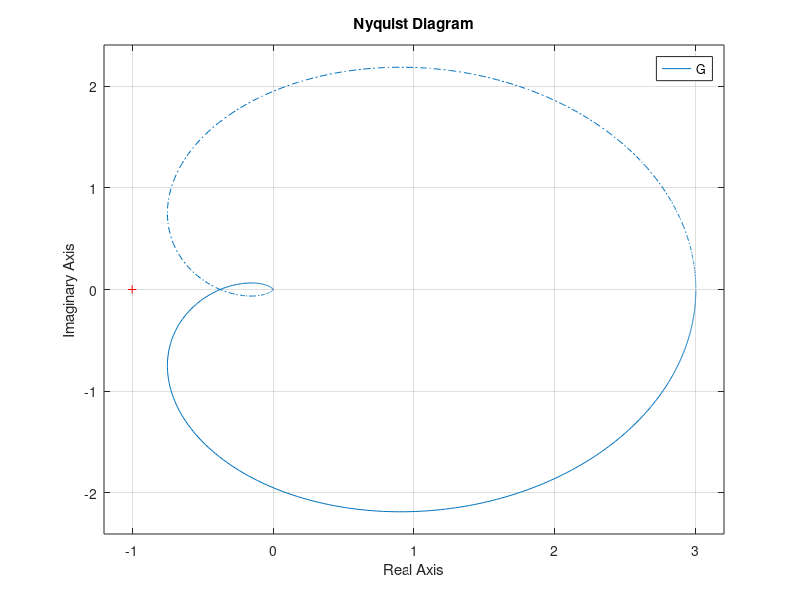

Write the MATLAB code that produced this figure. (Note: this script raises an error after producing the figure.)
 clc
clear all
z=[];
p=[-1 -1 -1];
k=3;
G=zpk(z,p,k) %transfer function
[Gm,Pm,Wcg,Wcp] = margin(G);
[mag,phase] = bode(G,Wcg);
A=(mag*4)/pi; %amplitude of the limit cycle
figure(1)
nyquist(G)
figure(2)
syms x
fplot(y);
xlabel('Input')
ylabel('Output')
figure(3)
t = 0:0.01:10;
u = A*sin(Wcg*t); %input signal
y = (4/pi)*sin(Wcg*t); %output signal
hold on
plot(t,u);
plot(t,y);
xlabel('t')
ylabel('u,y')
clc
clear all
z=[];
p=[-1 -2 -3];
k=120;
G=zpk(z,p,k)
[Gm,Pm,Wcg,Wcp] = margin(G);
[mag,phase] = bode(G,Wcg);
Wcg %frequecy of the limit cycle
if mag<=1 %amplitude of limit cycle
 A=mag;
else
 A=1/mag;
end
syms x
figure(1)
fplot(y);
xlabel('Input')
ylabel('Output')
syms a
figure(2)
saturation non-linearity
fplot(Na)
xlabel('A')
ylabel('N(A)')
